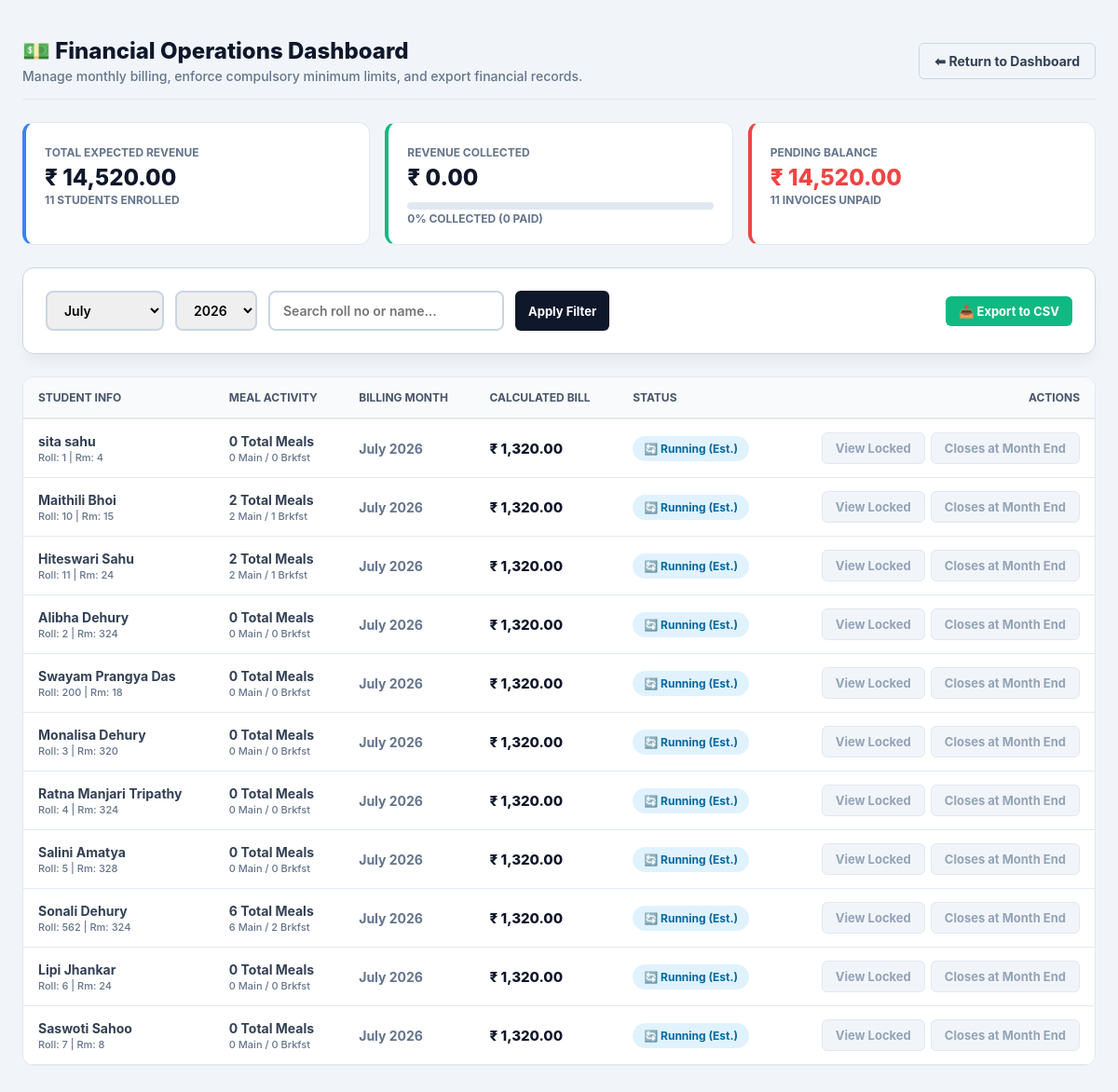
Page /admin/bill.php (signed in) on the committed database.
### tables this page shows
CREATE TABLE `student` (
  `id` int(11) NOT NULL,
  `name` varchar(100) NOT NULL,
  `class` varchar(50) DEFAULT NULL,
  `department` varchar(100) DEFAULT NULL,
  `university_roll` varchar(50) DEFAULT NULL,
  `hostel_roll` varchar(50) NOT NULL,
  `phone` varchar(15) DEFAULT NULL,
  `email` varchar(100) DEFAULT NULL,
  `room_number` varchar(20) DEFAULT NULL,
  `address` text DEFAULT NULL,
  `password` varchar(255) NOT NULL,
  `photo` varchar(255) DEFAULT NULL,
  `status` enum('active','blocked') DEFAULT 'active',
  `block_reason` text DEFAULT NULL,
  `reset_otp` varchar(6) DEFAULT NULL,
  `otp_expiry` datetime DEFAULT NULL
);

### admin/bill.php (the view, shortened to what this page needs)
<?php
require_once __DIR__ . "/../config/db_connect.php";
$breakfast_price = 15.00;
$meal_base_price = 33.00;
$min_meals_rule  = 40;
$min_fixed_cap   = $min_meals_rule * $meal_base_price;
$month  = isset($_GET['month']) ? str_pad($_GET['month'], 2, "0", STR_PAD_LEFT) : date('m');
$year   = isset($_GET['year'])  ? intval($_GET['year']) : intval(date('Y'));
$search = trim($_GET['search'] ?? "");
$current_time_val = strtotime(date("Y-m-01"));
$selected_time_val = strtotime("$year-$month-01");
if ($selected_time_val === $current_time_val) {
    $period_state = 'running';
} elseif ($selected_time_val > $current_time_val) {
    $period_state = 'future';
} else {
    $period_state = 'past';
}
function calculateMonthlyBill($pdo, $roll, $target_month, $target_year, $breakfast_fixed, $meal_standby, $min_cap)
{
    try {
        $sql = "SELECT date, day, breakfast, lunch_type, dinner_type
                FROM meals
                WHERE hostel_roll = :roll AND MONTH(date) = :month AND YEAR(date) = :year";
        $stmt = $pdo->prepare($sql);
        $stmt->execute(['roll' => $roll, 'month' => intval($target_month), 'year' => $target_year]);
        $meal_records = $stmt->fetchAll(PDO::FETCH_ASSOC);
        $total_accumulated = 0.00;
        $meals_consumed_count = 0;
        $breakdown = ['bk' => 0, 'main' => 0];
        foreach ($meal_records as $record) {
            $day_subtotal = 0.00;
            $menu_sql = "SELECT is_special, lunch_veg_price, lunch_nonveg_price, dinner_veg_price, dinner_nonveg_price,
                                special_lunch_veg_price, special_lunch_nonveg_price, special_dinner_veg_price, special_dinner_nonveg_price
                         FROM menu
                         WHERE (is_special = 1 AND special_date = :date) OR (is_special = 0 AND day = :day)
                         ORDER BY is_special DESC LIMIT 1";
            $menu_stmt = $pdo->prepare($menu_sql);
            $menu_stmt->execute(['date' => $record['date'], 'day' => $record['day']]);
            $menu = $menu_stmt->fetch(PDO::FETCH_ASSOC);
            if ($menu) {
                if (intval($menu['is_special'] ?? 0) === 1) {
                    $l_v_p  = floatval(!empty($menu['special_lunch_veg_price'])  ? $menu['special_lunch_veg_price']  : ($menu['lunch_veg_price'] ?? $meal_standby));
                    $l_nv_p = floatval(!empty($menu['special_lunch_nonveg_price']) ? $menu['special_lunch_nonveg_price'] : ($menu['lunch_nonveg_price'] ?? $meal_standby));
                    $d_v_p  = floatval(!empty($menu['special_dinner_veg_price']) ? $menu['special_dinner_veg_price'] : ($menu['dinner_veg_price'] ?? $meal_standby));
                    $d_nv_p = floatval(!empty($menu['special_dinner_nonveg_price']) ? $menu['special_dinner_nonveg_price'] : ($menu['dinner_nonveg_price'] ?? $meal_standby));
                } else {
                    $l_v_p  = floatval(!empty($menu['lunch_veg_price'])     ? $menu['lunch_veg_price']     : $meal_standby);
                    $l_nv_p = floatval(!empty($menu['lunch_nonveg_price'])  ? $menu['lunch_nonveg_price']  : $meal_standby);
                    $d_v_p  = floatval(!empty($menu['dinner_veg_price'])    ? $menu['dinner_veg_price']    : $meal_standby);
                    $d_nv_p = floatval(!empty($menu['dinner_nonveg_price']) ? $menu['dinner_nonveg_price'] : $meal_standby);
                }
            } else {
                $l_v_p = $l_nv_p = $d_v_p = $d_nv_p = $meal_standby;
            }
            if (!empty($record['breakfast'])) {
                $day_subtotal += floatval($breakfast_fixed);
                $breakdown['bk']++;
            }
            if (!empty($record['lunch_type'])) {
                $meals_consumed_count++;
                $breakdown['main']++;
                $day_subtotal += ($record['lunch_type'] === "veg") ? $l_v_p : $l_nv_p;
            }
            if (!empty($record['dinner_type'])) {
                $meals_consumed_count++;
                $breakdown['main']++;
                $day_subtotal += ($record['dinner_type'] === "veg") ? $d_v_p : $d_nv_p;
            }
            $total_accumulated += $day_subtotal;
        }
        $final_payable_amount = max($total_accumulated, $min_cap);
        return [
            'meals' => $meals_consumed_count,
            'amount' => $final_payable_amount,
            'breakdown' => $breakdown
        ];
    } catch (PDOException $e) {
        return ['meals' => 0, 'amount' => $min_cap, 'breakdown' => ['bk' => 0, 'main' => 0]];
    }
}
$display_roster = [];
$stats = [
    'total_students' => 0,
    'total_expected' => 0.00,
    'total_collected' => 0.00,
    'total_pending_amt' => 0.00,
    'paid_count' => 0,
    'unpaid_count' => 0
];
try {
    if ($search !== "") {
        $stmt = $pdo->prepare("SELECT name, hostel_roll, room_number FROM student WHERE hostel_roll LIKE :s OR name LIKE :s ORDER BY hostel_roll ASC");
        $stmt->execute(['s' => "%" . $search . "%"]);
    } else {
        $stmt = $pdo->query("SELECT name, hostel_roll, room_number FROM student ORDER BY hostel_roll ASC");
    }
    $students_list = $stmt->fetchAll(PDO::FETCH_ASSOC);
    $stmt = $pdo->prepare("SELECT hostel_roll, total_amount, status, paid_at FROM bills WHERE month = :m AND year = :y");
    $stmt->execute(['m' => $month, 'y' => $year]);
    $raw_bills = $stmt->fetchAll(PDO::FETCH_ASSOC);
    $saved_bills = [];
    foreach ($raw_bills as $b) {
        $saved_bills[$b['hostel_roll']] = $b;
    }
    foreach ($students_list as $stu) {
        $roll = $stu['hostel_roll'];
        $stats['total_students']++;
        $calc = calculateMonthlyBill($pdo, $roll, $month, $year, $breakfast_price, $meal_base_price, $min_fixed_cap);
        $stu['meal_info'] = $calc;
        if (isset($saved_bills[$roll])) {
            $stu['status']  = $saved_bills[$roll]['status'];
            $stu['amount']  = floatval($saved_bills[$roll]['total_amount']);
            $stu['paid_at'] = $saved_bills[$roll]['paid_at'];
        } else {
            $stu['status']  = 'pending';
            $stu['amount']  = floatval($calc['amount']);
            $stu['paid_at'] = null;
        }
        if ($period_state !== 'future') {
            $stats['total_expected'] += $stu['amount'];
            if ($stu['status'] === 'paid') {
                $stats['total_collected'] += $stu['amount'];
                $stats['paid_count']++;
            } else {
                $stats['total_pending_amt'] += $stu['amount'];
                $stats['unpaid_count']++;
            }
        }
        $display_roster[] = $stu;
    }
} catch (PDOException $e) {
    die("❌ Database Error: " . $e->getMessage());
}
$display_month_name = date("F Y", mktime(0, 0, 0, $month, 1, $year));
$collection_percent = ($stats['total_expected'] > 0) ? round(($stats['total_collected'] / $stats['total_expected']) * 100) : 0;
?>
<!DOCTYPE html>
<html lang="en">
<head>
</head>
<body>
    <div class="container">
        <div class="header-wrapper">
            <div>
                <h2>💵 Financial Operations Dashboard</h2>
                <p>Manage monthly billing, enforce compulsory minimum limits, and export financial records.</p>
            </div>
            <a href="dashboard.php" class="btn btn-view" style="padding: 10px 16px; font-size: 14px;">⬅ Return to Dashboard</a>
        </div>
        <?php if ($period_state !== 'future'): ?>
            <div class="metrics-board">
                <div class="metric-mini-box" style="border-left-color: #3B82F6;">
                    <span>Total Expected Revenue</span>
                    <h3>₹ <?php echo number_format($stats['total_expected'], 2); ?></h3>
                    <span class="sub-text"><?php echo $stats['total_students']; ?> Students Enrolled</span>
                </div>
                <div class="metric-mini-box" style="border-left-color: #10B981;">
                    <span>Revenue Collected</span>
                    <h3>₹ <?php echo number_format($stats['total_collected'], 2); ?></h3>
                    <div class="progress-container">
                    </div>
                    <span class="sub-text"><?php echo $collection_percent; ?>% Collected (<?php echo $stats['paid_count']; ?> Paid)</span>
                </div>
                <div class="metric-mini-box" style="border-left-color: #EF4444;">
                    <span>Pending Balance</span>
                    <h3 style="color: #EF4444;">₹ <?php echo number_format($stats['total_pending_amt'], 2); ?></h3>
                    <span class="sub-text"><?php echo $stats['unpaid_count']; ?> Invoices Unpaid</span>
                </div>
            </div>
        <?php endif; ?>
        <div class="card">
            <form method="GET" action="" class="toolbar-box">
                <div class="filters">
                    <select name="month">
                        <?php for ($m = 1; $m <= 12; $m++) {
                            $padded_m = str_pad($m, 2, "0", STR_PAD_LEFT);
                            $selected = ($padded_m === $month) ? "selected" : "";
                        ?>
                            <option value="<?php echo $padded_m; ?>" <?php echo $selected; ?>>
                                <?php echo date("F", mktime(0, 0, 0, $m, 1)); ?>
                            </option>
                        <?php } ?>
                    </select>
                    <select name="year">
                        <?php for ($y = 2024; $y <= intval(date("Y")) + 1; $y++) {
                            $selected = ((string)$y === (string)$year) ? "selected" : "";
                        ?>
                            <option value="<?php echo $y; ?>" <?php echo $selected; ?>><?php echo $y; ?></option>
                        <?php } ?>
                    </select>
                    <input type="text" name="search" placeholder="Search roll no or name..." value="<?php echo htmlspecialchars($search); ?>">
                    <button type="submit" class="btn btn-search">Apply Filter</button>
                </div>
                <div>
                    <a href="bill.php?month=<?php echo $month; ?>&year=<?php echo $year; ?>&search=<?php echo urlencode($search); ?>&export=csv" class="btn btn-export">📥 Export to CSV</a>
                </div>
            </form>
        </div>
        <div class="table-responsive">
            <table>
                <thead>
                    <tr>
                        <th>Student Info</th>
                        <th>Meal Activity</th>
                        <th>Billing Month</th>
                        <th>Calculated Bill</th>
                        <th>Status</th>
                        <th style="text-align: right;">Actions</th>
                    </tr>
                </thead>
                <tbody>
                    <?php if (count($display_roster) === 0): ?>
                        <tr>
                            <td colspan="6" style="text-align: center; color: #64748B; padding: 40px;">📭 No student records found.</td>
                        </tr>
                    <?php else: ?>
                        <?php foreach ($display_roster as $row):
                            $is_paid = ($row['status'] === 'paid');
                        ?>
                            <tr>
                                <td>
                                    <strong><?php echo htmlspecialchars($row['name']); ?></strong><br>
                                    <span class="sub-text">Roll: <?php echo htmlspecialchars($row['hostel_roll']); ?> | Rm: <?php echo htmlspecialchars($row['room_number']); ?></span>
                                </td>
                                <td>
                                    <strong><?php echo $row['meal_info']['meals']; ?> Total Meals</strong><br>
                                    <span class="sub-text"><?php echo $row['meal_info']['breakdown']['main']; ?> Main / <?php echo $row['meal_info']['breakdown']['bk']; ?> Brkfst</span>
                                </td>
                                <td><span style="color:#64748B; font-weight:700;"><?php echo $display_month_name; ?></span></td>
                                <td style="font-size: 15px; font-weight: 800; color: #0F172A;">
                                    ₹ <?php echo number_format($row['amount'], 2); ?>
                                </td>
                                <td>
                                    <?php
                                    if ($is_paid) {
                                        echo "<span class='badge badge-success'>✅ Paid On " . date("d M", strtotime($row['paid_at'])) . "</span>";
                                    } else {
                                        if ($period_state === 'running') {
                                            echo "<span class='badge badge-running'>🔄 Running (Est.)</span>";
                                        } elseif ($period_state === 'future') {
                                            echo "<span class='badge badge-future'>⏳ Upcoming</span>";
                                        } else {
                                            echo "<span class='badge badge-alert'>⚠️ Unpaid</span>";
                                        }
                                    }
                                    ?>
                                </td>
                                <td style="text-align: right;">
                                    <div style="display: inline-flex; gap: 6px;">
                                        <?php if ($period_state === 'running' || $period_state === 'future'): ?>
                                            <button class="btn btn-disabled" disabled title="Bill not generated until month end">View Locked</button>
                                        <?php else: ?>
                                            <a class="btn btn-view" href="view_bill.php?roll=<?php echo urlencode($row['hostel_roll']); ?>&month=<?php echo $month; ?>&year=<?php echo $year; ?>" target="_blank">📄 View</a>
                                        <?php endif; ?>
                                        <?php if ($period_state === 'future'): ?>
                                            <button class="btn btn-disabled" disabled>Unavailable</button>
                                        <?php elseif ($period_state === 'running'): ?>
                                            <button class="btn btn-disabled" disabled title="Bills finalize at the end of the month">Closes at Month End</button>
                                        <?php endif; ?>
                                    </div>
                                </td>
                            </tr>
                        <?php endforeach; ?>
                    <?php endif; ?>
                </tbody>
            </table>
        </div>
    </div>
</body>
</html>

### rows in the picture
student: name "sita sahu", hostel_roll "1", room_number "4", meals "0", main "0", bk "0", amount "1,320.00"
student: name "Maithili Bhoi", hostel_roll "10", room_number "15", meals "2", main "2", bk "1", amount "1,320.00"
student: name "Hiteswari Sahu", hostel_roll "11", room_number "24", meals "2", main "2", bk "1", amount "1,320.00"
student: name "Alibha Dehury", hostel_roll "2", room_number "324", meals "0", main "0", bk "0", amount "1,320.00"
student: name "Swayam Prangya Das", hostel_roll "200", room_number "18", meals "0", main "0", bk "0", amount "1,320.00"
student: name "Monalisa Dehury", hostel_roll "3", room_number "320", meals "0", main "0", bk "0", amount "1,320.00"
student: name "Ratna Manjari Tripathy", hostel_roll "4", room_number "324", meals "0", main "0", bk "0", amount "1,320.00"
student: name "Salini Amatya", hostel_roll "5", room_number "328", meals "0", main "0", bk "0", amount "1,320.00"
student: name "Sonali Dehury", hostel_roll "562", room_number "324", meals "6", main "6", bk "2", amount "1,320.00"
student: name "Lipi Jhankar", hostel_roll "6", room_number "24", meals "0", main "0", bk "0", amount "1,320.00"
student: name "Saswoti Sahoo", hostel_roll "7", room_number "8", meals "0", main "0", bk "0", amount "1,320.00"

### other values in the picture
$stats['total_expected'] "14,520.00"
$stats['total_students'] "11"
$stats['total_collected'] "0.00"
$collection_percent "0"
$stats['paid_count'] "0"
$stats['total_pending_amt'] "14,520.00"
$stats['unpaid_count'] "11"
form field month "July"
form field year "2026"
